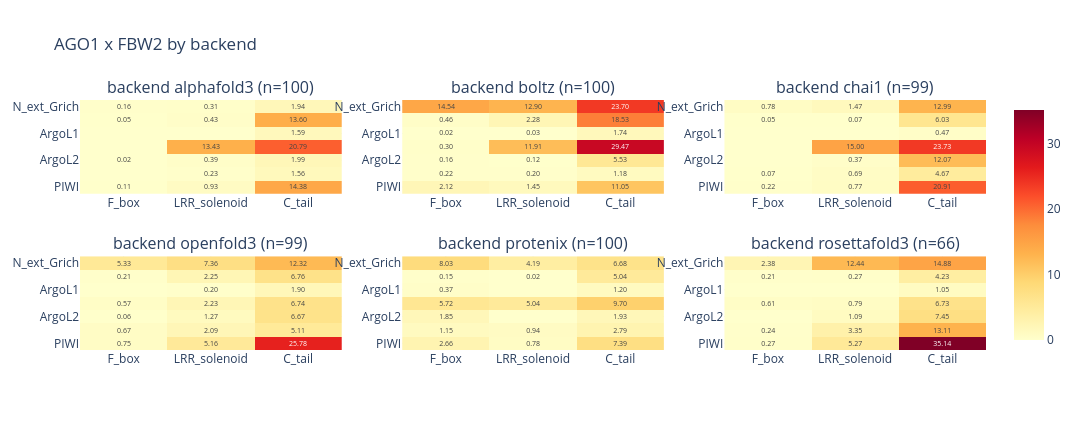

The notebook cell saved with this chart:
### Markdown cell above
## Per-backend breakdown

Cross-architecture agreement check: do the six ABCfold backends place the
same domain–domain contacts? One panel per couple, one heatmap per surviving
backend, shared colour scale.

### Code cell
backends = sorted(df["backend"].dropna().unique())
backend_n_models = df.groupby("backend")["fname"].nunique()
print(f"{len(backends)} backend(s): " + ", ".join(f'{b} (n={backend_n_models[b]})' for b in backends))
panel_by("backend", backends, backend_n_models, "backend", "per_backend")

### Figure 1 — Plotly figure (JSON) as saved in the notebook; plotly's stock layout.template omitted (floating-point values rounded to 4 significant figures)
{"data": [{"colorscale": [[0.0, "rgb(255,255,204)"], [0.125, "rgb(255,237,160)"], [0.25, "rgb(254,217,118)"], [0.375, "rgb(254,178,76)"], [0.5, "rgb(253,141,60)"], [0.625, "rgb(252,78,42)"], [0.75, "rgb(227,26,28)"], [0.875, "rgb(189,0,38)"], [1.0, "rgb(128,0,38)"]], "hovertemplate": "backend alphafold3<br>%{y} / %{x}<br>%{z:.3f}/model<extra></extra>", "showscale": false, "text": [["0.16", "0.31", "1.94"], ["0.05", "0.43", "13.60"], ["", "", "1.59"], ["", "13.43", "20.79"], ["0.02", "0.39", "1.99"], ["", "0.23", "1.56"], ["0.11", "0.93", "14.38"]], "textfont": {"size": 7}, "texttemplate": "%{text}", "type": "heatmap", "x": ["F_box", "LRR_solenoid", "C_tail"], "xaxis": "x", "y": ["N_ext_Grich", "ArgoN", "ArgoL1", "PAZ", "ArgoL2", "MID", "PIWI"], "yaxis": "y", "z": [[0.16, 0.31, 1.94], [0.05, 0.43, 13.6], [0.0, 0.0, 1.59], [0.0, 13.43, 20.79], [0.02, 0.39, 1.99], [0.0, 0.23, 1.56], [0.11, 0.93, 14.38]], "zmax": 35.14, "zmin": 0}, {"colorscale": [[0.0, "rgb(255,255,204)"], [0.125, "rgb(255,237,160)"], [0.25, "rgb(254,217,118)"], [0.375, "rgb(254,178,76)"], [0.5, "rgb(253,141,60)"], [0.625, "rgb(252,78,42)"], [0.75, "rgb(227,26,28)"], [0.875, "rgb(189,0,38)"], [1.0, "rgb(128,0,38)"]], "hovertemplate": "backend boltz<br>%{y} / %{x}<br>%{z:.3f}/model<extra></extra>", "showscale": false, "text": [["14.54", "12.90", "23.70"], ["0.46", "2.28", "18.53"], ["0.02", "0.03", "1.74"], ["0.30", "11.91", "29.47"], ["0.16", "0.12", "5.53"], ["0.22", "0.20", "1.18"], ["2.12", "1.45", "11.05"]], "textfont": {"size": 7}, "texttemplate": "%{text}", "type": "heatmap", "x": ["F_box", "LRR_solenoid", "C_tail"], "xaxis": "x2", "y": ["N_ext_Grich", "ArgoN", "ArgoL1", "PAZ", "ArgoL2", "MID", "PIWI"], "yaxis": "y2", "z": [[14.54, 12.9, 23.7], [0.46, 2.28, 18.53], [0.02, 0.03, 1.74], [0.3, 11.91, 29.47], [0.16, 0.12, 5.53], [0.22, 0.2, 1.18], [2.12, 1.45, 11.05]], "zmax": 35.14, "zmin": 0}, {"colorscale": [[0.0, "rgb(255,255,204)"], [0.125, "rgb(255,237,160)"], [0.25, "rgb(254,217,118)"], [0.375, "rgb(254,178,76)"], [0.5, "rgb(253,141,60)"], [0.625, "rgb(252,78,42)"], [0.75, "rgb(227,26,28)"], [0.875, "rgb(189,0,38)"], [1.0, "rgb(128,0,38)"]], "hovertemplate": "backend chai1<br>%{y} / %{x}<br>%{z:.3f}/model<extra></extra>", "showscale": false, "text": [["0.78", "1.47", "12.99"], ["0.05", "0.07", "6.03"], ["", "", "0.47"], ["", "15.00", "23.73"], ["", "0.37", "12.07"], ["0.07", "0.69", "4.67"], ["0.22", "0.77", "20.91"]], "textfont": {"size": 7}, "texttemplate": "%{text}", "type": "heatmap", "x": ["F_box", "LRR_solenoid", "C_tail"], "xaxis": "x3", "y": ["N_ext_Grich", "ArgoN", "ArgoL1", "PAZ", "ArgoL2", "MID", "PIWI"], "yaxis": "y3", "z": [[0.7778, 1.475, 12.99], [0.05051, 0.07071, 6.03], [0.0, 0.0, 0.4747], [0.0, 15.0, 23.73], [0.0, 0.3737, 12.07], [0.07071, 0.6869, 4.667], [0.2222, 0.7677, 20.91]], "zmax": 35.14, "zmin": 0}, {"colorscale": [[0.0, "rgb(255,255,204)"], [0.125, "rgb(255,237,160)"], [0.25, "rgb(254,217,118)"], [0.375, "rgb(254,178,76)"], [0.5, "rgb(253,141,60)"], [0.625, "rgb(252,78,42)"], [0.75, "rgb(227,26,28)"], [0.875, "rgb(189,0,38)"], [1.0, "rgb(128,0,38)"]], "hovertemplate": "backend openfold3<br>%{y} / %{x}<br>%{z:.3f}/model<extra></extra>", "showscale": false, "text": [["5.33", "7.36", "12.32"], ["0.21", "2.25", "6.76"], ["", "0.20", "1.90"], ["0.57", "2.23", "6.74"], ["0.06", "1.27", "6.67"], ["0.67", "2.09", "5.11"], ["0.75", "5.16", "25.78"]], "textfont": {"size": 7}, "texttemplate": "%{text}", "type": "heatmap", "x": ["F_box", "LRR_solenoid", "C_tail"], "xaxis": "x4", "y": ["N_ext_Grich", "ArgoN", "ArgoL1", "PAZ", "ArgoL2", "MID", "PIWI"], "yaxis": "y4", "z": [[5.333, 7.364, 12.32], [0.2121, 2.253, 6.758], [0.0, 0.202, 1.899], [0.5657, 2.232, 6.737], [0.06061, 1.273, 6.667], [0.6667, 2.091, 5.111], [0.7475, 5.162, 25.78]], "zmax": 35.14, "zmin": 0}, {"colorscale": [[0.0, "rgb(255,255,204)"], [0.125, "rgb(255,237,160)"], [0.25, "rgb(254,217,118)"], [0.375, "rgb(254,178,76)"], [0.5, "rgb(253,141,60)"], [0.625, "rgb(252,78,42)"], [0.75, "rgb(227,26,28)"], [0.875, "rgb(189,0,38)"], [1.0, "rgb(128,0,38)"]], "hovertemplate": "backend protenix<br>%{y} / %{x}<br>%{z:.3f}/model<extra></extra>", "showscale": false, "text": [["8.03", "4.19", "6.68"], ["0.15", "0.02", "5.04"], ["0.37", "", "1.20"], ["5.72", "5.04", "9.70"], ["1.85", "", "1.93"], ["1.15", "0.94", "2.79"], ["2.66", "0.78", "7.39"]], "textfont": {"size": 7}, "texttemplate": "%{text}", "type": "heatmap", "x": ["F_box", "LRR_solenoid", "C_tail"], "xaxis": "x5", "y": ["N_ext_Grich", "ArgoN", "ArgoL1", "PAZ", "ArgoL2", "MID", "PIWI"], "yaxis": "y5", "z": [[8.03, 4.19, 6.68], [0.15, 0.02, 5.04], [0.37, 0.0, 1.2], [5.72, 5.04, 9.7], [1.85, 0.0, 1.93], [1.15, 0.94, 2.79], [2.66, 0.78, 7.39]], "zmax": 35.14, "zmin": 0}, {"colorscale": [[0.0, "rgb(255,255,204)"], [0.125, "rgb(255,237,160)"], [0.25, "rgb(254,217,118)"], [0.375, "rgb(254,178,76)"], [0.5, "rgb(253,141,60)"], [0.625, "rgb(252,78,42)"], [0.75, "rgb(227,26,28)"], [0.875, "rgb(189,0,38)"], [1.0, "rgb(128,0,38)"]], "hovertemplate": "backend rosettafold3<br>%{y} / %{x}<br>%{z:.3f}/model<extra></extra>", "showscale": true, "text": [["2.38", "12.44", "14.88"], ["0.21", "0.27", "4.23"], ["", "", "1.05"], ["0.61", "0.79", "6.73"], ["", "1.09", "7.45"], ["0.24", "3.35", "13.11"], ["0.27", "5.27", "35.14"]], "textfont": {"size": 7}, "texttemplate": "%{text}", "type": "heatmap", "x": ["F_box", "LRR_solenoid", "C_tail"], "xaxis": "x6", "y": ["N_ext_Grich", "ArgoN", "ArgoL1", "PAZ", "ArgoL2", "MID", "PIWI"], "yaxis": "y6", "z": [[2.379, 12.44, 14.88], [0.2121, 0.2727, 4.227], [0.0, 0.0, 1.045], [0.6061, 0.7879, 6.727], [0.0, 1.091, 7.455], [0.2424, 3.348, 13.11], [0.2727, 5.273, 35.14]], "zmax": 35.14, "zmin": 0}], "layout": {"annotations": [{"font": {"size": 16}, "showarrow": false, "text": "backend alphafold3 (n=100)", "x": 0.1444, "xanchor": "center", "xref": "paper", "y": 1.0, "yanchor": "bottom", "yref": "paper"}, {"font": {"size": 16}, "showarrow": false, "text": "backend boltz (n=100)", "x": 0.5, "xanchor": "center", "xref": "paper", "y": 1.0, "yanchor": "bottom", "yref": "paper"}, {"font": {"size": 16}, "showarrow": false, "text": "backend chai1 (n=99)", "x": 0.8556, "xanchor": "center", "xref": "paper", "y": 1.0, "yanchor": "bottom", "yref": "paper"}, {"font": {"size": 16}, "showarrow": false, "text": "backend openfold3 (n=99)", "x": 0.1444, "xanchor": "center", "xref": "paper", "y": 0.375, "yanchor": "bottom", "yref": "paper"}, {"font": {"size": 16}, "showarrow": false, "text": "backend protenix (n=100)", "x": 0.5, "xanchor": "center", "xref": "paper", "y": 0.375, "yanchor": "bottom", "yref": "paper"}, {"font": {"size": 16}, "showarrow": false, "text": "backend rosettafold3 (n=66)", "x": 0.8556, "xanchor": "center", "xref": "paper", "y": 0.375, "yanchor": "bottom", "yref": "paper"}], "height": 430, "title": {"text": "AGO1 x FBW2 by backend"}, "width": 1080, "xaxis": {"anchor": "y", "domain": [0.0, 0.2889]}, "xaxis2": {"anchor": "y2", "domain": [0.3556, 0.6444]}, "xaxis3": {"anchor": "y3", "domain": [0.7111, 1.0]}, "xaxis4": {"anchor": "y4", "domain": [0.0, 0.2889]}, "xaxis5": {"anchor": "y5", "domain": [0.3556, 0.6444]}, "xaxis6": {"anchor": "y6", "domain": [0.7111, 1.0]}, "yaxis": {"anchor": "x", "autorange": "reversed", "domain": [0.625, 1.0]}, "yaxis2": {"anchor": "x2", "autorange": "reversed", "domain": [0.625, 1.0]}, "yaxis3": {"anchor": "x3", "autorange": "reversed", "domain": [0.625, 1.0]}, "yaxis4": {"anchor": "x4", "autorange": "reversed", "domain": [0.0, 0.375]}, "yaxis5": {"anchor": "x5", "autorange": "reversed", "domain": [0.0, 0.375]}, "yaxis6": {"anchor": "x6", "autorange": "reversed", "domain": [0.0, 0.375]}}}
